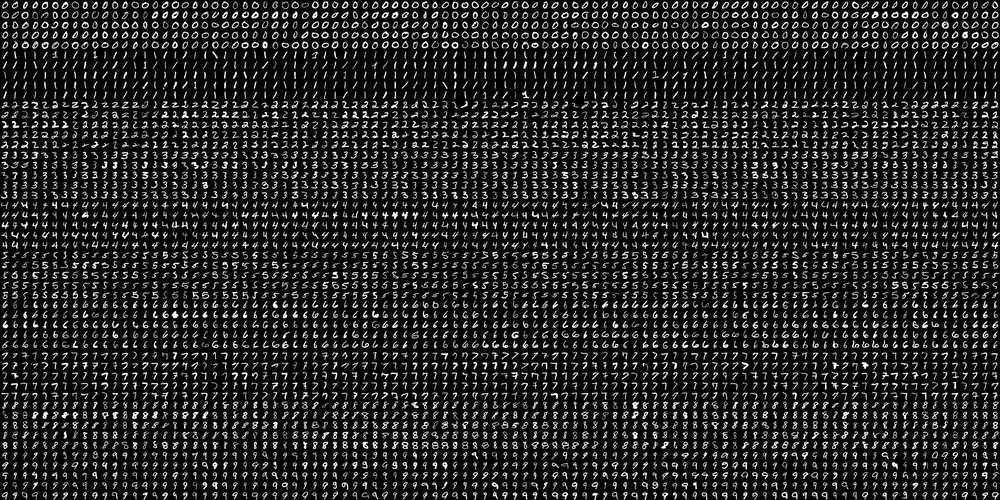
#> input picture code/ML/digits.png, 1000 x 500 px, shrunk from 2000 x 1000 before the run
$ python blurring.py --image ML/digits.png
#> lines starting #> are read from the running program, lines starting #| are printed output that depends on the picture
import numpy as np
import argparse
import cv2
import imutils

ap=argparse.ArgumentParser()
ap.add_argument("-i","--image",help="Path To Image")

args=vars(ap.parse_args())

img=cv2.imread(args["image"])
#> img is the input picture: shape (500, 1000, 3); min 0, max 255, mean 36.1
cv2.imshow("original",img)
#bluring using averaging technique and  kernal size 3x3,5x5 and 7x7 kernal is a sliding wingdow that
#slides on top of our window from to to bottom and left to right  and pixel at center of this kernal gets average value of surrounding pixels
blurred=np.hstack([cv2.blur(img,(3,3)),cv2.blur(img,(5,5)),cv2.blur(img,(7,7))])
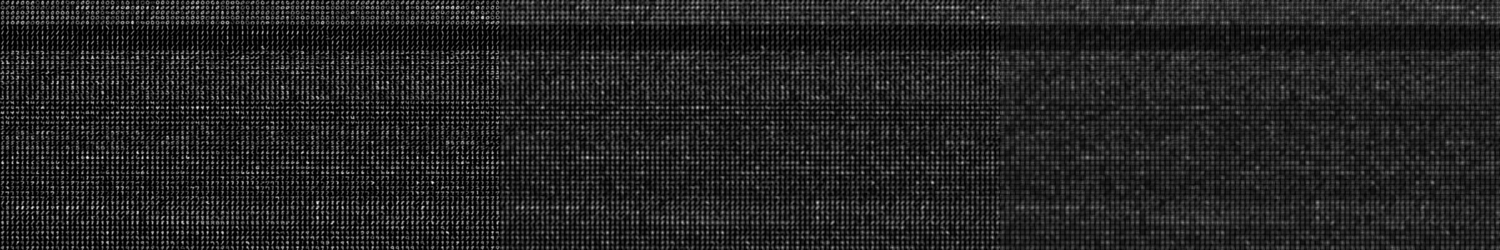
#> blurred: shape (500, 3000, 3) (shown at 1/2 size); min 0, max 252, mean 36.1

cv2.imshow("average blur",blurred)
cv2.waitKey(0)

#gaussian blur,instead of average or mean of surrounding pixels ,center pixel gets set to value calculated using weighted mean
#pixels closer to center has more weights so we get more natural blur than averaging
gaussian=np.hstack([cv2.GaussianBlur(img,(3,3),0)
					,cv2.GaussianBlur(img,(5,5),0)
					,cv2.GaussianBlur(img,(7,7),0)])

cv2.imshow("gaussian blur",gaussian)
cv2.waitKey(0)

#median blur used to reduce noice in the image ,makes imgae better for edge detection
median=np.hstack([cv2.medianBlur(img,3)
					,cv2.medianBlur(img,5)
					,cv2.medianBlur(img,7)])
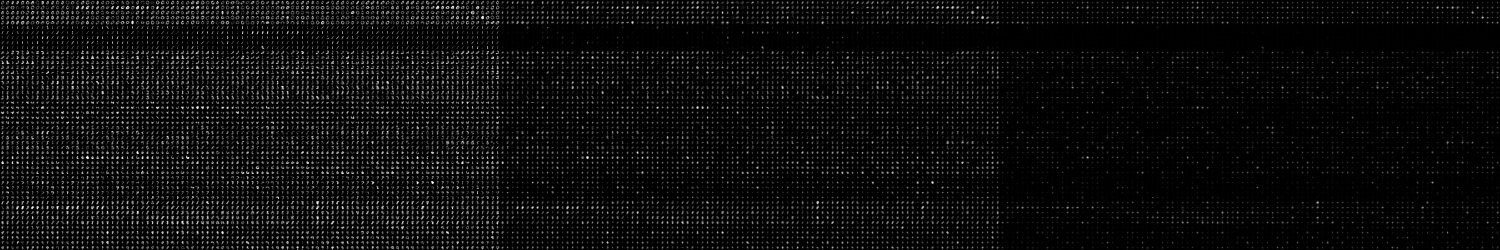
#> median: shape (500, 3000, 3) (shown at 1/2 size); min 0, max 255, mean 13.4

cv2.imshow("original",img)
cv2.imshow("median blur",gaussian)
cv2.waitKey(0)
